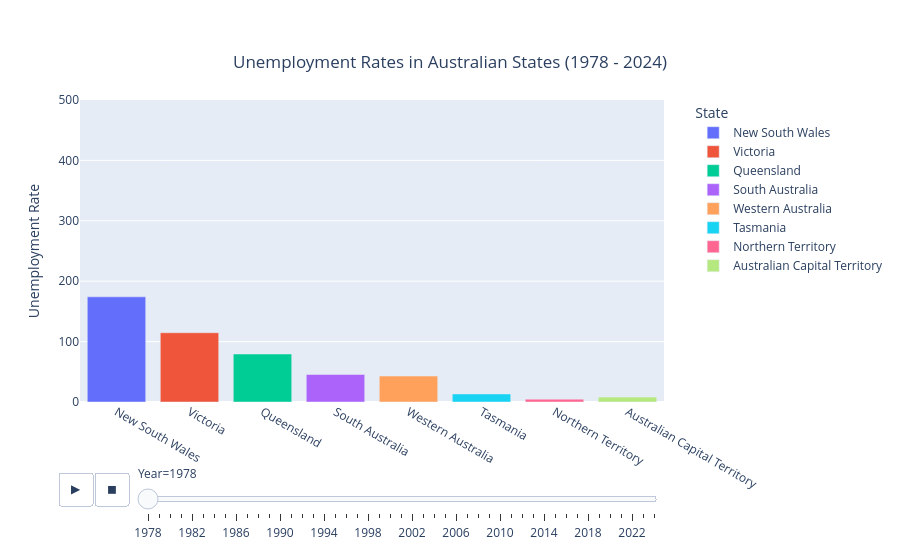

This figure's notebook cell:
### Markdown cell above
# Make the graph playable

### Code cell
import pandas as pd
import plotly.express as px

file_path = r"./datatset/unemployment_of_all_states.csv"
df = pd.read_csv(file_path)

# Select data from the 11th row onward (index 10) and reset the index
df = df.iloc[9:].reset_index(drop=True)

# Select the relevant columns (Date, and unemployment data for Australia and states)
df = df.iloc[:, [0, 1, 2, 3, 4, 5, 6, 7, 8, 9]]

# Rename the columns for easier reference
df.columns = ['Date', 'Australia', 'New South Wales', 'Victoria', 'Queensland', 
              'South Australia', 'Western Australia', 'Tasmania', 
              'Northern Territory', 'Australian Capital Territory']

# Convert 'Date' column to datetime format
df['Date'] = pd.to_datetime(df['Date'], format='%Y-%m-%d %H:%M:%S')

# Convert the rest of the columns to numeric, coercing errors (useful for handling non-numeric data)
for col in df.columns[1:]:
    df[col] = pd.to_numeric(df[col], errors='coerce')

# Extract year from Date and add as a separate column
df['Year'] = df['Date'].dt.year

# Melt the dataframe to create a long format suitable for animation
melted_df = df.melt(id_vars=['Year'], value_vars=['New South Wales', 'Victoria', 'Queensland', 'South Australia', 'Western Australia', 'Tasmania', 'Northern Territory', 'Australian Capital Territory'], var_name='State', value_name='Unemployment Number')

# Create a bar plot with animation for each state
fig = px.bar(melted_df, x='State', y='Unemployment Number', color='State', 
             animation_frame='Year', animation_group='State', range_y=[0, 500],
             title='Unemployment Rates in Australian States (1978 - 2024)',
             labels={'Unemployment Number': 'Unemployment Rate'})

# Customize layout for better UX
fig.update_layout(
    title={
        'text': "Unemployment Rates in Australian States (1978 - 2024)",
        'y': 0.9,
        'x': 0.5,
        'xanchor': 'center',
        'yanchor': 'top'
    },
    hovermode="x unified",  # Displays hover info for all states at the same x value
    legend_title="State",
    legend=dict(
        yanchor="top",
        y=1,
        xanchor="left",
        x=1.05
    ),
    margin=dict(t=100, b=150)  # Add more space between the graph and the slider bar
)

# Remove the x-axis title
fig.update_xaxes(title=None)

# Show the plot
fig.show()

### Figure 1 — Plotly figure (JSON) as saved in the notebook; plotly's stock layout.template omitted (floating-point values rounded to 4 significant figures)
{"data": [{"alignmentgroup": "True", "hovertemplate": "State=%{x}<br>Year=1978<br>Unemployment Rate=%{y}<extra></extra>", "ids": ["New South Wales", "New South Wales", "New South Wales", "New South Wales", "New South Wales", "New South Wales", "New South Wales", "New South Wales", "New South Wales", "New South Wales", "New South Wales"], "legendgroup": "New South Wales", "marker": {"color": "#636efa", "pattern": {"shape": ""}}, "name": "New South Wales", "offsetgroup": "New South Wales", "orientation": "v", "showlegend": true, "textposition": "auto", "type": "bar", "x": ["New South Wales", "New South Wales", "New South Wales", "New South Wales", "New South Wales", "New South Wales", "New South Wales", "New South Wales", "New South Wales", "New South Wales", "New South Wales"], "xaxis": "x", "y": [174.1, 150.9, 149.2, 139.4, 139.0, 131.7, 133.8, 134.3, 125.8, 132.3, 143.2], "yaxis": "y"}, {"alignmentgroup": "True", "hovertemplate": "State=%{x}<br>Year=1978<br>Unemployment Rate=%{y}<extra></extra>", "ids": ["Victoria", "Victoria", "Victoria", "Victoria", "Victoria", "Victoria", "Victoria", "Victoria", "Victoria", "Victoria", "Victoria"], "legendgroup": "Victoria", "marker": {"color": "#EF553B", "pattern": {"shape": ""}}, "name": "Victoria", "offsetgroup": "Victoria", "orientation": "v", "showlegend": true, "textposition": "auto", "type": "bar", "x": ["Victoria", "Victoria", "Victoria", "Victoria", "Victoria", "Victoria", "Victoria", "Victoria", "Victoria", "Victoria", "Victoria"], "xaxis": "x", "y": [114.7, 104.4, 96.85, 100.3, 94.65, 90.06, 100.8, 88.73, 88.4, 83.25, 113.7], "yaxis": "y"}, {"alignmentgroup": "True", "hovertemplate": "State=%{x}<br>Year=1978<br>Unemployment Rate=%{y}<extra></extra>", "ids": ["Queensland", "Queensland", "Queensland", "Queensland", "Queensland", "Queensland", "Queensland", "Queensland", "Queensland", "Queensland", "Queensland"], "legendgroup": "Queensland", "marker": {"color": "#00cc96", "pattern": {"shape": ""}}, "name": "Queensland", "offsetgroup": "Queensland", "orientation": "v", "showlegend": true, "textposition": "auto", "type": "bar", "x": ["Queensland", "Queensland", "Queensland", "Queensland", "Queensland", "Queensland", "Queensland", "Queensland", "Queensland", "Queensland", "Queensland"], "xaxis": "x", "y": [79.44, 74.59, 66.31, 66.67, 66.55, 62.39, 63.02, 62.49, 53.32, 57.8, 72.47], "yaxis": "y"}, {"alignmentgroup": "True", "hovertemplate": "State=%{x}<br>Year=1978<br>Unemployment Rate=%{y}<extra></extra>", "ids": ["South Australia", "South Australia", "South Australia", "South Australia", "South Australia", "South Australia", "South Australia", "South Australia", "South Australia", "South Australia", "South Australia"], "legendgroup": "South Australia", "marker": {"color": "#ab63fa", "pattern": {"shape": ""}}, "name": "South Australia", "offsetgroup": "South Australia", "orientation": "v", "showlegend": true, "textposition": "auto", "type": "bar", "x": ["South Australia", "South Australia", "South Australia", "South Australia", "South Australia", "South Australia", "South Australia", "South Australia", "South Australia", "South Australia", "South Australia"], "xaxis": "x", "y": [45.55, 39.53, 37.25, 39.94, 40.63, 39.58, 44.15, 47.06, 45.6, 43.92, 46.53], "yaxis": "y"}, {"alignmentgroup": "True", "hovertemplate": "State=%{x}<br>Year=1978<br>Unemployment Rate=%{y}<extra></extra>", "ids": ["Western Australia", "Western Australia", "Western Australia", "Western Australia", "Western Australia", "Western Australia", "Western Australia", "Western Australia", "Western Australia", "Western Australia", "Western Australia"], "legendgroup": "Western Australia", "marker": {"color": "#FFA15A", "pattern": {"shape": ""}}, "name": "Western Australia", "offsetgroup": "Western Australia", "orientation": "v", "showlegend": true, "textposition": "auto", "type": "bar", "x": ["Western Australia", "Western Australia", "Western Australia", "Western Australia", "Western Australia", "Western Australia", "Western Australia", "Western Australia", "Western Australia", "Western Australia", "Western Australia"], "xaxis": "x", "y": [42.96, 34.65, 34.15, 33.27, 33.8, 37.11, 37.72, 35.36, 35.6, 35.44, 42.71], "yaxis": "y"}, {"alignmentgroup": "True", "hovertemplate": "State=%{x}<br>Year=1978<br>Unemployment Rate=%{y}<extra></extra>", "ids": ["Tasmania", "Tasmania", "Tasmania", "Tasmania", "Tasmania", "Tasmania", "Tasmania", "Tasmania", "Tasmania", "Tasmania", "Tasmania"], "legendgroup": "Tasmania", "marker": {"color": "#19d3f3", "pattern": {"shape": ""}}, "name": "Tasmania", "offsetgroup": "Tasmania", "orientation": "v", "showlegend": true, "textposition": "auto", "type": "bar", "x": ["Tasmania", "Tasmania", "Tasmania", "Tasmania", "Tasmania", "Tasmania", "Tasmania", "Tasmania", "Tasmania", "Tasmania", "Tasmania"], "xaxis": "x", "y": [13.31, 11.58, 10.27, 10.62, 10.97, 11.38, 10.9, 11.08, 10.73, 10.43, 12.9], "yaxis": "y"}, {"alignmentgroup": "True", "hovertemplate": "State=%{x}<br>Year=1978<br>Unemployment Rate=%{y}<extra></extra>", "ids": ["Northern Territory", "Northern Territory", "Northern Territory", "Northern Territory", "Northern Territory", "Northern Territory", "Northern Territory", "Northern Territory", "Northern Territory", "Northern Territory", "Northern Territory"], "legendgroup": "Northern Territory", "marker": {"color": "#FF6692", "pattern": {"shape": ""}}, "name": "Northern Territory", "offsetgroup": "Northern Territory", "orientation": "v", "showlegend": true, "textposition": "auto", "type": "bar", "x": ["Northern Territory", "Northern Territory", "Northern Territory", "Northern Territory", "Northern Territory", "Northern Territory", "Northern Territory", "Northern Territory", "Northern Territory", "Northern Territory", "Northern Territory"], "xaxis": "x", "y": [4.691, 3.202, 2.48, 2.619, 1.691, 2.091, 1.709, 2.587, 2.99, 3.124, 2.796], "yaxis": "y"}, {"alignmentgroup": "True", "hovertemplate": "State=%{x}<br>Year=1978<br>Unemployment Rate=%{y}<extra></extra>", "ids": ["Australian Capital Territory", "Australian Capital Territory", "Australian Capital Territory", "Australian Capital Territory", "Australian Capital Territory", "Australian Capital Territory", "Australian Capital Territory", "Australian Capital Territory", "Australian Capital Territory", "Australian Capital Territory", "Australian Capital Territory"], "legendgroup": "Australian Capital Territory", "marker": {"color": "#B6E880", "pattern": {"shape": ""}}, "name": "Australian Capital Territory", "offsetgroup": "Australian Capital Territory", "orientation": "v", "showlegend": true, "textposition": "auto", "type": "bar", "x": ["Australian Capital Territory", "Australian Capital Territory", "Australian Capital Territory", "Australian Capital Territory", "Australian Capital Territory", "Australian Capital Territory", "Australian Capital Territory", "Australian Capital Territory", "Australian Capital Territory", "Australian Capital Territory", "Australian Capital Territory"], "xaxis": "x", "y": [8.081, 5.919, 6.822, 5.611, 6.224, 6.258, 6.224, 5.701, 7.906, 6.478, 10.27], "yaxis": "y"}], "layout": {"barmode": "relative", "hovermode": "x unified", "legend": {"title": {"text": "State"}, "tracegroupgap": 0, "x": 1.05, "xanchor": "left", "y": 1, "yanchor": "top"}, "margin": {"b": 150, "t": 100}, "sliders": [{"active": 0, "currentvalue": {"prefix": "Year="}, "len": 0.9, "pad": {"b": 10, "t": 60}, "steps": [{"args": [["1978"], {"frame": {"duration": 0, "redraw": true}, "fromcurrent": true, "mode": "immediate", "transition": {"duration": 0, "easing": "linear"}}], "label": "1978", "method": "animate"}, {"args": [["1979"], {"frame": {"duration": 0, "redraw": true}, "fromcurrent": true, "mode": "immediate", "transition": {"duration": 0, "easing": "linear"}}], "label": "1979", "method": "animate"}, {"args": [["1980"], {"frame": {"duration": 0, "redraw": true}, "fromcurrent": true, "mode": "immediate", "transition": {"duration": 0, "easing": "linear"}}], "label": "1980", "method": "animate"}, {"args": [["1981"], {"frame": {"duration": 0, "redraw": true}, "fromcurrent": true, "mode": "immediate", "transition": {"duration": 0, "easing": "linear"}}], "label": "1981", "method": "animate"}, {"args": [["1982"], {"frame": {"duration": 0, "redraw": true}, "fromcurrent": true, "mode": "immediate", "transition": {"duration": 0, "easing": "linear"}}], "label": "1982", "method": "animate"}, {"args": [["1983"], {"frame": {"duration": 0, "redraw": true}, "fromcurrent": true, "mode": "immediate", "transition": {"duration": 0, "easing": "linear"}}], "label": "1983", "method": "animate"}, {"args": [["1984"], {"frame": {"duration": 0, "redraw": true}, "fromcurrent": true, "mode": "immediate", "transition": {"duration": 0, "easing": "linear"}}], "label": "1984", "method": "animate"}, {"args": [["1985"], {"frame": {"duration": 0, "redraw": true}, "fromcurrent": true, "mode": "immediate", "transition": {"duration": 0, "easing": "linear"}}], "label": "1985", "method": "animate"}, {"args": [["1986"], {"frame": {"duration": 0, "redraw": true}, "fromcurrent": true, "mode": "immediate", "transition": {"duration": 0, "easing": "linear"}}], "label": "1986", "method": "animate"}, {"args": [["1987"], {"frame": {"duration": 0, "redraw": true}, "fromcurrent": true, "mode": "immediate", "transition": {"duration": 0, "easing": "linear"}}], "label": "1987", "method": "animate"}, {"args": [["1988"], {"frame": {"duration": 0, "redraw": true}, "fromcurrent": true, "mode": "immediate", "transition": {"duration": 0, "easing": "linear"}}], "label": "1988", "method": "animate"}, {"args": [["1989"], {"frame": {"duration": 0, "redraw": true}, "fromcurrent": true, "mode": "immediate", "transition": {"duration": 0, "easing": "linear"}}], "label": "1989", "method": "animate"}, {"args": [["1990"], {"frame": {"duration": 0, "redraw": true}, "fromcurrent": true, "mode": "immediate", "transition": {"duration": 0, "easing": "linear"}}], "label": "1990", "method": "animate"}, {"args": [["1991"], {"frame": {"duration": 0, "redraw": true}, "fromcurrent": true, "mode": "immediate", "transition": {"duration": 0, "easing": "linear"}}], "label": "1991", "method": "animate"}, {"args": [["1992"], {"frame": {"duration": 0, "redraw": true}, "fromcurrent": true, "mode": "immediate", "transition": {"duration": 0, "easing": "linear"}}], "label": "1992", "method": "animate"}, {"args": [["1993"], {"frame": {"duration": 0, "redraw": true}, "fromcurrent": true, "mode": "immediate", "transition": {"duration": 0, "easing": "linear"}}], "label": "1993", "method": "animate"}, {"args": [["1994"], {"frame": {"duration": 0, "redraw": true}, "fromcurrent": true, "mode": "immediate", "transition": {"duration": 0, "easing": "linear"}}], "label": "1994", "method": "animate"}, {"args": [["1995"], {"frame": {"duration": 0, "redraw": true}, "fromcurrent": true, "mode": "immediate", "transition": {"duration": 0, "easing": "linear"}}], "label": "1995", "method": "animate"}, {"args": [["1996"], {"frame": {"duration": 0, "redraw": true}, "fromcurrent": true, "mode": "immediate", "transition": {"duration": 0, "easing": "linear"}}], "label": "1996", "method": "animate"}, {"args": [["1997"], {"frame": {"duration": 0, "redraw": true}, "fromcurrent": true, "mode": "immediate", "transition": {"duration": 0, "easing": "linear"}}], "label": "1997", "method": "animate"}, {"args": [["1998"], {"frame": {"duration": 0, "redraw": true}, "fromcurrent": true, "mode": "immediate", "transition": {"duration": 0, "easing": "linear"}}], "label": "1998", "method": "animate"}, {"args": [["1999"], {"frame": {"duration": 0, "redraw": true}, "fromcurrent": true, "mode": "immediate", "transition": {"duration": 0, "easing": "linear"}}], "label": "1999", "method": "animate"}, {"args": [["2000"], {"frame": {"duration": 0, "redraw": true}, "fromcurrent": true, "mode": "immediate", "transition": {"duration": 0, "easing": "linear"}}], "label": "2000", "method": "animate"}, {"args": [["2001"], {"frame": {"duration": 0, "redraw": true}, "fromcurrent": true, "mode": "immediate", "transition": {"duration": 0, "easing": "linear"}}], "label": "2001", "method": "animate"}, {"args": [["2002"], {"frame": {"duration": 0, "redraw": true}, "fromcurrent": true, "mode": "immediate", "transition": {"duration": 0, "easing": "linear"}}], "label": "2002", "method": "animate"}, {"args": [["2003"], {"frame": {"duration": 0, "redraw": true}, "fromcurrent": true, "mode": "immediate", "transition": {"duration": 0, "easing": "linear"}}], "label": "2003", "method": "animate"}, {"args": [["2004"], {"frame": {"duration": 0, "redraw": true}, "fromcurrent": true, "mode": "immediate", "transition": {"duration": 0, "easing": "linear"}}], "label": "2004", "method": "animate"}, {"args": [["2005"], {"frame": {"duration": 0, "redraw": true}, "fromcurrent": true, "mode": "immediate", "transition": {"duration": 0, "easing": "linear"}}], "label": "2005", "method": "animate"}, {"args": [["2006"], {"frame": {"duration": 0, "redraw": true}, "fromcurrent": true, "mode": "immediate", "transition": {"duration": 0, "easing": "linear"}}], "label": "2006", "method": "animate"}, {"args": [["2007"], {"frame": {"duration": 0, "redraw": true}, "fromcurrent": true, "mode": "immediate", "transition": {"duration": 0, "easing": "linear"}}], "label": "2007", "method": "animate"}, {"args": [["2008"], {"frame": {"duration": 0, "redraw": true}, "fromcurrent": true, "mode": "immediate", "transition": {"duration": 0, "easing": "linear"}}], "label": "2008", "method": "animate"}, {"args": [["2009"], {"frame": {"duration": 0, "redraw": true}, "fromcurrent": true, "mode": "immediate", "transition": {"duration": 0, "easing": "linear"}}], "label": "2009", "method": "animate"}, {"args": [["2010"], {"frame": {"duration": 0, "redraw": true}, "fromcurrent": true, "mode": "immediate", "transition": {"duration": 0, "easing": "linear"}}], "label": "2010", "method": "animate"}, {"args": [["2011"], {"frame": {"duration": 0, "redraw": true}, "fromcurrent": true, "mode": "immediate", "transition": {"duration": 0, "easing": "linear"}}], "label": "2011", "method": "animate"}, {"args": [["2012"], {"frame": {"duration": 0, "redraw": true}, "fromcurrent": true, "mode": "immediate", "transition": {"duration": 0, "easing": "linear"}}], "label": "2012", "method": "animate"}, {"args": [["2013"], {"frame": {"duration": 0, "redraw": true}, "fromcurrent": true, "mode": "immediate", "transition": {"duration": 0, "easing": "linear"}}], "label": "2013", "method": "animate"}, {"args": [["2014"], {"frame": {"duration": 0, "redraw": true}, "fromcurrent": true, "mode": "immediate", "transition": {"duration": 0, "easing": "linear"}}], "label": "2014", "method": "animate"}, {"args": [["2015"], {"frame": {"duration": 0, "redraw": true}, "fromcurrent": true, "mode": "immediate", "transition": {"duration": 0, "easing": "linear"}}], "label": "2015", "method": "animate"}, {"args": [["2016"], {"frame": {"duration": 0, "redraw": true}, "fromcurrent": true, "mode": "immediate", "transition": {"duration": 0, "easing": "linear"}}], "label": "2016", "method": "animate"}, {"args": [["2017"], {"frame": {"duration": 0, "redraw": true}, "fromcurrent": true, "mode": "immediate", "transition": {"duration": 0, "easing": "linear"}}], "label": "2017", "method": "animate"}, {"args": [["2018"], {"frame": {"duration": 0, "redraw": true}, "fromcurrent": true, "mode": "immediate", "transition": {"duration": 0, "easing": "linear"}}], "label": "2018", "method": "animate"}, {"args": [["2019"], {"frame": {"duration": 0, "redraw": true}, "fromcurrent": true, "mode": "immediate", "transition": {"duration": 0, "easing": "linear"}}], "label": "2019", "method": "animate"}, {"args": [["2020"], {"frame": {"duration": 0, "redraw": true}, "fromcurrent": true, "mode": "immediate", "transition": {"duration": 0, "easing": "linear"}}], "label": "2020", "method": "animate"}, {"args": [["2021"], {"frame": {"duration": 0, "redraw": true}, "fromcurrent": true, "mode": "immediate", "transition": {"duration": 0, "easing": "linear"}}], "label": "2021", "method": "animate"}, {"args": [["2022"], {"frame": {"duration": 0, "redraw": true}, "fromcurrent": true, "mode": "immediate", "transition": {"duration": 0, "easing": "linear"}}], "label": "2022", "method": "animate"}, {"args": [["2023"], {"frame": {"duration": 0, "redraw": true}, "fromcurrent": true, "mode": "immediate", "transition": {"duration": 0, "easing": "linear"}}], "label": "2023", "method": "animate"}, {"args": [["2024"], {"frame": {"duration": 0, "redraw": true}, "fromcurrent": true, "mode": "immediate", "transition": {"duration": 0, "easing": "linear"}}], "label": "2024", "method": "animate"}], "x": 0.1, "xanchor": "left", "y": 0, "yanchor": "top"}], "title": {"text": "Unemployment Rates in Australian States (1978 - 2024)", "x": 0.5, "xanchor": "center", "y": 0.9, "yanchor": "top"}, "updatemenus": [{"buttons": [{"args": [null, {"frame": {"duration": 500, "redraw": true}, "fromcurrent": true, "mode": "immediate", "transition": {"duration": 500, "easing": "linear"}}], "label": "&#9654;", "method": "animate"}, {"args": [[null], {"frame": {"duration": 0, "redraw": true}, "fromcurrent": true, "mode": "immediate", "transition": {"duration": 0, "easing": "linear"}}], "label": "&#9724;", "method": "animate"}], "direction": "left", "pad": {"r": 10, "t": 70}, "showactive": false, "type": "buttons", "x": 0.1, "xanchor": "right", "y": 0, "yanchor": "top"}], "xaxis": {"anchor": "y", "categoryarray": ["New South Wales", "Victoria", "Queensland", "South Australia", "Western Australia", "Tasmania", "Northern Territory", "Australian Capital Territory"], "categoryorder": "array", "domain": [0, 1], "title": {}}, "yaxis": {"anchor": "x", "domain": [0, 1], "range": [0, 500], "title": {"text": "Unemployment Rate"}}}}
